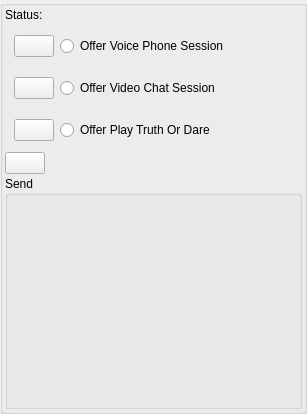
<?xml version="1.0" encoding="UTF-8"?>
<ui version="4.0">
 <class>AppletOfferRandSessionUi</class>
 <widget class="QWidget" name="AppletOfferRandSessionUi">
  <property name="windowModality">
   <enum>Qt::WindowModality::ApplicationModal</enum>
  </property>
  <property name="geometry">
   <rect>
    <x>0</x>
    <y>0</y>
    <width>307</width>
    <height>414</height>
   </rect>
  </property>
  <property name="sizePolicy">
   <sizepolicy hsizetype="Expanding" vsizetype="Expanding">
    <horstretch>0</horstretch>
    <verstretch>0</verstretch>
   </sizepolicy>
  </property>
  <property name="windowTitle">
   <string>Offer Send</string>
  </property>
  <property name="windowOpacity">
   <double>1.000000000000000</double>
  </property>
  <property name="toolTip">
   <string/>
  </property>
  <layout class="QGridLayout" name="gridLayout">
   <property name="leftMargin">
    <number>0</number>
   </property>
   <property name="topMargin">
    <number>0</number>
   </property>
   <property name="rightMargin">
    <number>0</number>
   </property>
   <property name="bottomMargin">
    <number>0</number>
   </property>
   <item row="0" column="0">
    <widget class="QGroupBox" name="ContentItemsBox">
     <property name="sizePolicy">
      <sizepolicy hsizetype="Expanding" vsizetype="Expanding">
       <horstretch>0</horstretch>
       <verstretch>0</verstretch>
      </sizepolicy>
     </property>
     <property name="minimumSize">
      <size>
       <width>0</width>
       <height>0</height>
      </size>
     </property>
     <property name="title">
      <string/>
     </property>
     <layout class="QVBoxLayout" name="verticalLayout">
      <property name="spacing">
       <number>2</number>
      </property>
      <property name="leftMargin">
       <number>2</number>
      </property>
      <property name="topMargin">
       <number>2</number>
      </property>
      <property name="rightMargin">
       <number>2</number>
      </property>
      <property name="bottomMargin">
       <number>2</number>
      </property>
      <item>
       <layout class="QHBoxLayout" name="horizontalLayout_2">
        <item>
         <widget class="QLabel" name="label">
          <property name="sizePolicy">
           <sizepolicy hsizetype="Minimum" vsizetype="Preferred">
            <horstretch>0</horstretch>
            <verstretch>0</verstretch>
           </sizepolicy>
          </property>
          <property name="text">
           <string>Status:</string>
          </property>
         </widget>
        </item>
        <item>
         <widget class="QLabel" name="m_StatusMsgLabel">
          <property name="sizePolicy">
           <sizepolicy hsizetype="Expanding" vsizetype="Preferred">
            <horstretch>0</horstretch>
            <verstretch>0</verstretch>
           </sizepolicy>
          </property>
          <property name="text">
           <string/>
          </property>
         </widget>
        </item>
       </layout>
      </item>
      <item>
       <widget class="IdentOfferWidget" name="m_IdentWidget" native="true">
        <property name="sizePolicy">
         <sizepolicy hsizetype="Expanding" vsizetype="Preferred">
          <horstretch>0</horstretch>
          <verstretch>0</verstretch>
         </sizepolicy>
        </property>
       </widget>
      </item>
      <item>
       <widget class="QFrame" name="m_OfferVoicePhoneFrame">
        <layout class="QHBoxLayout" name="horizontalLayout_11">
         <item>
          <widget class="VxPushButton" name="m_SelectVoicePhoneButton">
           <property name="sizePolicy">
            <sizepolicy hsizetype="Preferred" vsizetype="Preferred">
             <horstretch>0</horstretch>
             <verstretch>0</verstretch>
            </sizepolicy>
           </property>
           <property name="minimumSize">
            <size>
             <width>0</width>
             <height>0</height>
            </size>
           </property>
           <property name="text">
            <string notr="true"/>
           </property>
          </widget>
         </item>
         <item>
          <widget class="QRadioButton" name="m_ToVoicePhoneButton">
           <property name="sizePolicy">
            <sizepolicy hsizetype="Expanding" vsizetype="Fixed">
             <horstretch>0</horstretch>
             <verstretch>0</verstretch>
            </sizepolicy>
           </property>
           <property name="minimumSize">
            <size>
             <width>0</width>
             <height>0</height>
            </size>
           </property>
           <property name="text">
            <string>Offer Voice Phone Session</string>
           </property>
          </widget>
         </item>
        </layout>
       </widget>
      </item>
      <item>
       <widget class="QFrame" name="m_OfferVideoFrame">
        <layout class="QHBoxLayout" name="horizontalLayout_13">
         <item>
          <widget class="VxPushButton" name="m_SelectVideoChatButton">
           <property name="sizePolicy">
            <sizepolicy hsizetype="Preferred" vsizetype="Preferred">
             <horstretch>0</horstretch>
             <verstretch>0</verstretch>
            </sizepolicy>
           </property>
           <property name="minimumSize">
            <size>
             <width>0</width>
             <height>0</height>
            </size>
           </property>
           <property name="text">
            <string notr="true"/>
           </property>
          </widget>
         </item>
         <item>
          <widget class="QRadioButton" name="m_ToVideoChatButton">
           <property name="sizePolicy">
            <sizepolicy hsizetype="Expanding" vsizetype="Fixed">
             <horstretch>0</horstretch>
             <verstretch>0</verstretch>
            </sizepolicy>
           </property>
           <property name="minimumSize">
            <size>
             <width>0</width>
             <height>0</height>
            </size>
           </property>
           <property name="text">
            <string>Offer Video Chat Session</string>
           </property>
          </widget>
         </item>
        </layout>
       </widget>
      </item>
      <item>
       <widget class="QFrame" name="m_OfferTruthOrDareFrame">
        <layout class="QHBoxLayout" name="horizontalLayout_12">
         <item>
          <widget class="VxPushButton" name="m_SelectTruthOrDareButton">
           <property name="sizePolicy">
            <sizepolicy hsizetype="Preferred" vsizetype="Preferred">
             <horstretch>0</horstretch>
             <verstretch>0</verstretch>
            </sizepolicy>
           </property>
           <property name="minimumSize">
            <size>
             <width>0</width>
             <height>0</height>
            </size>
           </property>
           <property name="text">
            <string notr="true"/>
           </property>
          </widget>
         </item>
         <item>
          <widget class="QRadioButton" name="m_ToTruthOrDareButton">
           <property name="sizePolicy">
            <sizepolicy hsizetype="Expanding" vsizetype="Fixed">
             <horstretch>0</horstretch>
             <verstretch>0</verstretch>
            </sizepolicy>
           </property>
           <property name="minimumSize">
            <size>
             <width>0</width>
             <height>0</height>
            </size>
           </property>
           <property name="text">
            <string>Offer Play Truth Or Dare</string>
           </property>
          </widget>
         </item>
        </layout>
       </widget>
      </item>
      <item>
       <layout class="QHBoxLayout" name="horizontalLayout">
        <item>
         <widget class="VxPushButton" name="m_SelectedPluginButton">
          <property name="sizePolicy">
           <sizepolicy hsizetype="Preferred" vsizetype="Preferred">
            <horstretch>0</horstretch>
            <verstretch>0</verstretch>
           </sizepolicy>
          </property>
          <property name="minimumSize">
           <size>
            <width>0</width>
            <height>0</height>
           </size>
          </property>
          <property name="text">
           <string notr="true"/>
          </property>
         </widget>
        </item>
        <item>
         <widget class="QLabel" name="m_SelectedPluginLabel">
          <property name="sizePolicy">
           <sizepolicy hsizetype="Expanding" vsizetype="Preferred">
            <horstretch>0</horstretch>
            <verstretch>0</verstretch>
           </sizepolicy>
          </property>
          <property name="text">
           <string/>
          </property>
          <property name="indent">
           <number>3</number>
          </property>
         </widget>
        </item>
       </layout>
      </item>
      <item>
       <widget class="QGroupBox" name="m_SendGroupBox">
        <property name="title">
         <string>Send</string>
        </property>
        <layout class="QGridLayout" name="gridLayout_3">
         <item row="0" column="0">
          <widget class="OfferSendWidget" name="m_OfferSendWidget" native="true"/>
         </item>
         <item row="1" column="0">
          <spacer name="verticalSpacer">
           <property name="orientation">
            <enum>Qt::Orientation::Vertical</enum>
           </property>
           <property name="sizeHint" stdset="0">
            <size>
             <width>20</width>
             <height>40</height>
            </size>
           </property>
          </spacer>
         </item>
        </layout>
       </widget>
      </item>
     </layout>
    </widget>
   </item>
  </layout>
 </widget>
 <customwidgets>
  <customwidget>
   <class>VxPushButton</class>
   <extends>QPushButton</extends>
   <header>VxPushButton.h</header>
  </customwidget>
  <customwidget>
   <class>IdentOfferWidget</class>
   <extends>QWidget</extends>
   <header>IdentOfferWidget.h</header>
   <container>1</container>
  </customwidget>
  <customwidget>
   <class>OfferSendWidget</class>
   <extends>QWidget</extends>
   <header>OfferSendWidget.h</header>
   <container>1</container>
  </customwidget>
 </customwidgets>
 <resources/>
 <connections/>
</ui>
